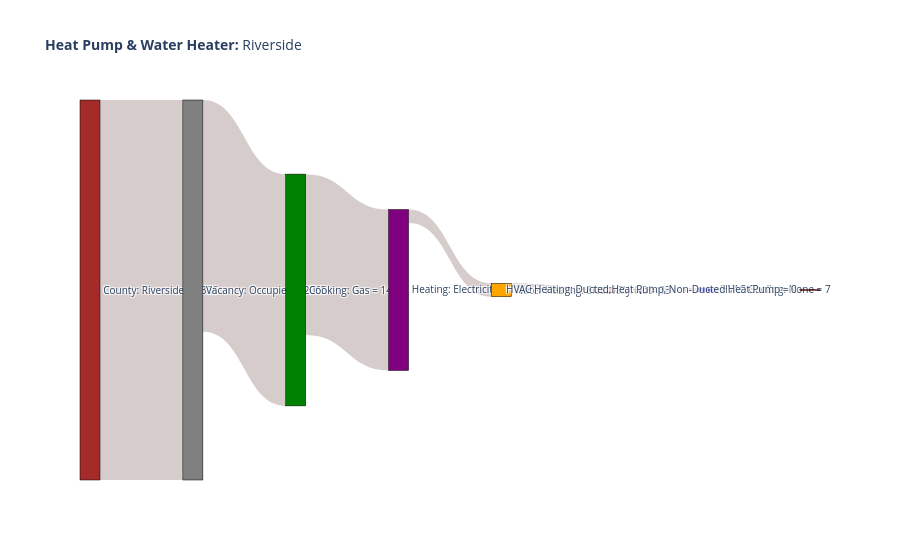

Here is the notebook cell this chart was saved with:
### Code cell
import plotly.graph_objects as go

# Heat Pump and Water Heater
county = 'Riverside'
values = [
    # Level 1 = county
    # Level 2 = vacancy_status
    # Level 3 = cooking range
    # Level 4 = heating_fuel
    # Level 5 = water_heater_fuel
     # Level 6 = has_pv
    # Level 7 = hvac_cooling_type
    # Level 8 = hvac_heating_type
]
# values = [ # Mariposa
#     43,
#     18,
#     7,
#     0.1,
#     0.1,
#     0.1,
#     0.1,   
#     0.1,
# ]

values = [ # Riverside
    3386, 2065, 1434, 119, 39, 33, 7, 0
]

# Define nodes
nodes = [
    f'County: {county} = {values[0]}',                
    f'Vacancy: Occupied = {values[1]}',                
    f'Cooking: Gas = {values[2]}',
    f'Heating: Electricity = {values[3]}',
    f'Water Heating: Electricity = {values[4]}',
    f'PV: No = {values[5]}',
    f'HVAC Cooling: None = {values[6]}',
    f'HVAC Heating: Ducted Heat Pump, Non-Ducted Heat Pump = {values[7]}',
]

# Assign unique indices to nodes
node_indices = {name: idx for idx, name in enumerate(nodes)}
print(node_indices)
print(nodes)

# Define links by combining all levels into a single dictionary
links = {
    'source': [
        # node_indices[f'County: {county} = {values[0]}'],    # Level 1
        # node_indices[f'Vacancy: Occupied = {values[1]}'],    # Level 2
        # node_indices[f'Cooking: Gas = {values[2]}'],         # Level 3
        # node_indices[f'Heating: Electricity = {values[3]}'], # Level 4
        node_indices[nodes[0]],
        node_indices[nodes[1]],
        node_indices[nodes[2]],
        node_indices[nodes[3]],
        node_indices[nodes[4]],
        node_indices[nodes[5]],
        node_indices[nodes[6]],
        node_indices[nodes[7]],
    ],
    'target': [
        node_indices[nodes[1]],
        node_indices[nodes[2]],
        node_indices[nodes[3]],
        node_indices[nodes[4]],
        node_indices[nodes[5]],
        node_indices[nodes[6]],
        node_indices[nodes[7]],
        # node_indices[f'Vacancy: Occupied = {values[0]}'],    # Level 1
        # node_indices[f'Cooking: Gas = {values[1]}'],         # Level 2
        # node_indices[f'Heating: Natural Gas = {values[2]}'], # Level 3
        # node_indices[f'Water Heating: Natural Gas = {values[3]}'], # Level 4
        # node_indices[f'PV: No = {values[4]}'],               # Level 5
        # node_indices[f'HVAC Cooling: None = {values[5]}'],   # Level 6
        # node_indices[f'HVAC Heating: Ducted Heat Pump, Non-Ducted Heat Pump = {values[6]}'] # Level 7
    ],
    'value': values
}

node_colors = [
    'brown',
    'gray',
    'green',
    'purple',
    'orange',
    'pink',
    'blue',
    'red',
    'yellow'
]

link_color = 'rgba(55,0,0,0.2)'

# Create the Sankey diagram
fig = go.Figure(data=[go.Sankey(
    node=dict(
        pad=15,              # Padding between nodes
        thickness=20,        # Thickness of nodes
        line=dict(color="black", width=0.5),
        label=nodes,
        color=node_colors
    ),
    link=dict(
        source=links['source'],
        target=links['target'],
        value=links['value'],
        color=[link_color] * len(links['source']),
    )
)])

fig.update_layout(title_text=f"<b>Heat Pump & Water Heater:</b> {county}", font_size=10)

fig.show()

### Figure 1 — Plotly figure (JSON) as saved in the notebook; plotly's stock layout.template omitted (floating-point values rounded to 4 significant figures)
{"data": [{"link": {"color": ["rgba(55,0,0,0.2)", "rgba(55,0,0,0.2)", "rgba(55,0,0,0.2)", "rgba(55,0,0,0.2)", "rgba(55,0,0,0.2)", "rgba(55,0,0,0.2)", "rgba(55,0,0,0.2)", "rgba(55,0,0,0.2)"], "source": [0, 1, 2, 3, 4, 5, 6, 7], "target": [1, 2, 3, 4, 5, 6, 7], "value": [3386, 2065, 1434, 119, 39, 33, 7, 0]}, "node": {"color": ["brown", "gray", "green", "purple", "orange", "pink", "blue", "red", "yellow"], "label": ["County: Riverside = 3386", "Vacancy: Occupied = 2065", "Cooking: Gas = 1434", "Heating: Electricity = 119", "Water Heating: Electricity = 39", "PV: No = 33", "HVAC Cooling: None = 7", "HVAC Heating: Ducted Heat Pump, Non-Ducted Heat Pump = 0"], "line": {"color": "black", "width": 0.5}, "pad": 15, "thickness": 20}, "type": "sankey"}], "layout": {"font": {"size": 10}, "title": {"text": "<b>Heat Pump & Water Heater:</b> Riverside"}}}
